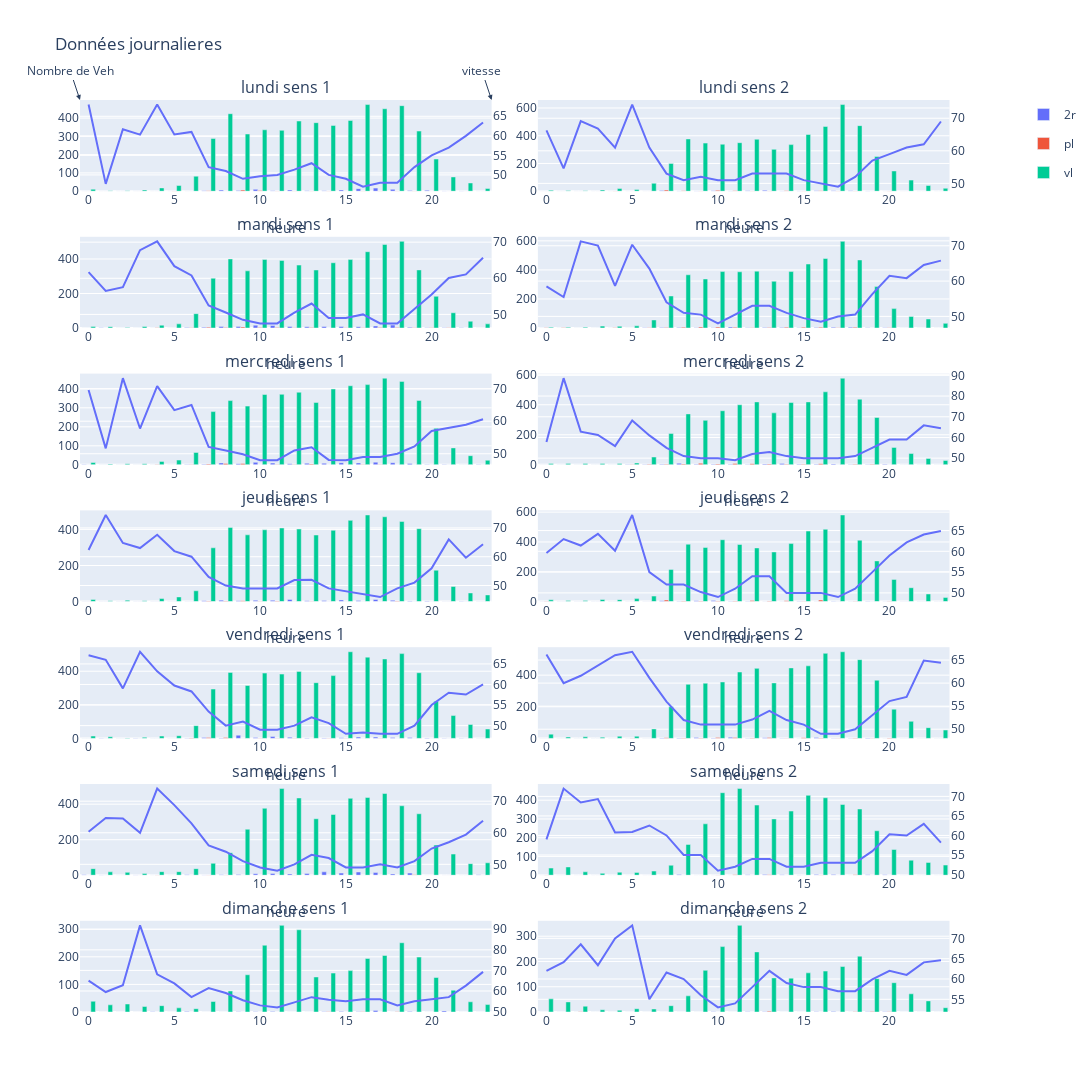

Source (notebook cell):
### Code cell
fig = make_subplots(rows=7, cols=2, specs=[[{"secondary_y": True},{"secondary_y": True}],[{"secondary_y": True},{"secondary_y": True}],[{"secondary_y": True},{"secondary_y": True}],[{"secondary_y": True},{"secondary_y": True}],
                   [{"secondary_y": True},{"secondary_y": True}],[{"secondary_y": True},{"secondary_y": True}],[{"secondary_y": True},{"secondary_y": True}]],
                   subplot_titles=[j+' '+s for j in ('lundi', 'mardi', 'mercredi', 'jeudi','vendredi','samedi','dimanche') for s in ('sens 1','sens 2')],
                   horizontal_spacing=0.05,
                   vertical_spacing =0.05)
#donnees
data=cpt.dfMoyenne[['jour','heure','sens','v85']].drop_duplicates()



#ajout des differents cas : pour chaque jour et cahque sens
for i in range(7) :
    for j in range(1,3) : 
        traf=cpt.dfMoyenne.loc[(cpt.dfMoyenne.jour==i) & (cpt.dfMoyenne.sens==f'sens{j}') & (cpt.dfMoyenne.type_veh.isin(('vl','pl','2r')))][['jour','heure','sens','type_veh','nbVeh']]
        data_j=data.loc[(data.jour==i) & (data.sens==f'sens{j}')]
        fig1 = px.line(data_j,x='heure', y='v85')
        fig2 = px.bar(traf,x='heure', y='nbVeh', color='type_veh',barmode='group' )
        f1,f2, f3, f4=fig1['data'][0],fig2['data'][0],fig2['data'][1],fig2['data'][2]
        if i!=0 or j!=1 : 
            f2.showlegend=False  
            f3.showlegend=False 
            f4.showlegend=False 
        fig.add_trace(f1, row=i+1, col=j,secondary_y=True)
        fig.add_trace(f2, row=i+1, col=j)
        fig.add_trace(f3, row=i+1, col=j)
        fig.add_trace(f4, row=i+1, col=j)
        fig.update_xaxes(title_text="heure", row=i, col=j)
        #fig.update_yaxes(title_text="Nb Veh", row=i, col=j)
fig.update_layout(height=3000, width=1500,title_text="Données journalieres")
fig.add_annotation(xref="x domain",yref="y domain",x=0.0, y=1, text="Nombre de Veh",arrowhead=2)
fig.add_annotation(xref="x domain",yref="y domain",x=1, y=1, text="vitesse", arrowhead=2)

### Figure 1 — Plotly figure (JSON) as saved in the notebook; plotly's stock layout.template omitted (floating-point values rounded to 4 significant figures)
{"data": [{"hovertemplate": "heure=%{x}<br>v85=%{y}<extra></extra>", "legendgroup": "", "line": {"color": "#636efa", "dash": "solid"}, "mode": "lines", "name": "", "orientation": "v", "showlegend": false, "type": "scatter", "x": [0, 1, 2, 3, 4, 5, 6, 7, 8, 9, 10, 11, 12, 13, 14, 15, 16, 17, 18, 19, 20, 21, 22, 23], "xaxis": "x", "y": [68, 47.7, 61.7, 60.3, 68, 60.35, 61, 52, 51, 49, 49.65, 50, 51.35, 53, 50, 49, 47, 48, 48, 52, 55, 57, 60, 63.4], "yaxis": "y2"}, {"alignmentgroup": "True", "hovertemplate": "type_veh=2r<br>heure=%{x}<br>nbVeh=%{y}<extra></extra>", "legendgroup": "2r", "marker": {"color": "#636efa"}, "name": "2r", "offsetgroup": "2r", "orientation": "v", "showlegend": true, "textposition": "auto", "type": "bar", "x": [0, 1, 2, 3, 4, 5, 6, 7, 8, 9, 10, 11, 12, 13, 14, 15, 16, 17, 18, 19, 20, 21, 22, 23], "xaxis": "x", "y": [0, 0, 0, 0, 0, 0, 0, 3, 6, 4, 10, 3, 7, 2, 3, 7, 14, 17, 10, 4, 5, 1, 1, 0], "yaxis": "y"}, {"alignmentgroup": "True", "hovertemplate": "type_veh=pl<br>heure=%{x}<br>nbVeh=%{y}<extra></extra>", "legendgroup": "pl", "marker": {"color": "#EF553B"}, "name": "pl", "offsetgroup": "pl", "orientation": "v", "showlegend": true, "textposition": "auto", "type": "bar", "x": [0, 1, 2, 3, 4, 5, 6, 7, 8, 9, 10, 11, 12, 13, 14, 15, 16, 17, 18, 19, 20, 21, 22, 23], "xaxis": "x", "y": [0, 0, 0, 0, 0, 1, 0, 3, 0, 6, 4, 1, 1, 1, 1, 0, 1, 1, 1, 1, 0, 0, 0, 0], "yaxis": "y"}, {"alignmentgroup": "True", "hovertemplate": "type_veh=vl<br>heure=%{x}<br>nbVeh=%{y}<extra></extra>", "legendgroup": "vl", "marker": {"color": "#00cc96"}, "name": "vl", "offsetgroup": "vl", "orientation": "v", "showlegend": true, "textposition": "auto", "type": "bar", "x": [0, 1, 2, 3, 4, 5, 6, 7, 8, 9, 10, 11, 12, 13, 14, 15, 16, 17, 18, 19, 20, 21, 22, 23], "xaxis": "x", "y": [11, 3, 3, 7, 18, 31, 82, 288, 424, 313, 336, 333, 384, 375, 360, 387, 474, 451, 468, 329, 176, 78, 45, 15], "yaxis": "y"}, {"hovertemplate": "heure=%{x}<br>v85=%{y}<extra></extra>", "legendgroup": "", "line": {"color": "#636efa", "dash": "solid"}, "mode": "lines", "name": "", "orientation": "v", "showlegend": false, "type": "scatter", "x": [0, 1, 2, 3, 4, 5, 6, 7, 8, 9, 10, 11, 12, 13, 14, 15, 16, 17, 18, 19, 20, 21, 22, 23], "xaxis": "x2", "y": [66.3, 54.6, 69.1, 66.8, 61, 74.2, 61, 53, 51, 52, 51, 51, 53, 53, 53, 51, 50, 49, 52, 57, 59, 61, 62, 69], "yaxis": "y4"}, {"alignmentgroup": "True", "hovertemplate": "type_veh=2r<br>heure=%{x}<br>nbVeh=%{y}<extra></extra>", "legendgroup": "2r", "marker": {"color": "#636efa"}, "name": "2r", "offsetgroup": "2r", "orientation": "v", "showlegend": false, "textposition": "auto", "type": "bar", "x": [0, 1, 2, 3, 4, 5, 6, 7, 8, 9, 10, 11, 12, 13, 14, 15, 16, 17, 18, 19, 20, 21, 22, 23], "xaxis": "x2", "y": [0, 0, 0, 0, 0, 0, 0, 5, 2, 1, 3, 1, 3, 6, 1, 1, 3, 3, 3, 1, 0, 0, 0, 0], "yaxis": "y3"}, {"alignmentgroup": "True", "hovertemplate": "type_veh=pl<br>heure=%{x}<br>nbVeh=%{y}<extra></extra>", "legendgroup": "pl", "marker": {"color": "#EF553B"}, "name": "pl", "offsetgroup": "pl", "orientation": "v", "showlegend": false, "textposition": "auto", "type": "bar", "x": [0, 1, 2, 3, 4, 5, 6, 7, 8, 9, 10, 11, 12, 13, 14, 15, 16, 17, 18, 19, 20, 21, 22, 23], "xaxis": "x2", "y": [0, 0, 0, 0, 1, 0, 0, 8, 4, 2, 6, 3, 2, 2, 3, 2, 4, 2, 2, 0, 2, 0, 0, 0], "yaxis": "y3"}, {"alignmentgroup": "True", "hovertemplate": "type_veh=vl<br>heure=%{x}<br>nbVeh=%{y}<extra></extra>", "legendgroup": "vl", "marker": {"color": "#00cc96"}, "name": "vl", "offsetgroup": "vl", "orientation": "v", "showlegend": false, "textposition": "auto", "type": "bar", "x": [0, 1, 2, 3, 4, 5, 6, 7, 8, 9, 10, 11, 12, 13, 14, 15, 16, 17, 18, 19, 20, 21, 22, 23], "xaxis": "x2", "y": [7, 5, 3, 9, 20, 13, 57, 200, 377, 347, 339, 350, 375, 302, 336, 409, 467, 625, 473, 251, 146, 80, 41, 21], "yaxis": "y3"}, {"hovertemplate": "heure=%{x}<br>v85=%{y}<extra></extra>", "legendgroup": "", "line": {"color": "#636efa", "dash": "solid"}, "mode": "lines", "name": "", "orientation": "v", "showlegend": false, "type": "scatter", "x": [0, 1, 2, 3, 4, 5, 6, 7, 8, 9, 10, 11, 12, 13, 14, 15, 16, 17, 18, 19, 20, 21, 22, 23], "xaxis": "x3", "y": [61.7, 56.5, 57.52, 67.8, 70.22, 63.35, 60.77, 52.5, 50.53, 48.5, 47.5, 47.5, 50.5, 53, 49, 49, 50, 47.5, 47.5, 51.5, 55.5, 60.08, 61.08, 65.7], "yaxis": "y6"}, {"alignmentgroup": "True", "hovertemplate": "type_veh=2r<br>heure=%{x}<br>nbVeh=%{y}<extra></extra>", "legendgroup": "2r", "marker": {"color": "#636efa"}, "name": "2r", "offsetgroup": "2r", "orientation": "v", "showlegend": false, "textposition": "auto", "type": "bar", "x": [0, 1, 2, 3, 4, 5, 6, 7, 8, 9, 10, 11, 12, 13, 14, 15, 16, 17, 18, 19, 20, 21, 22, 23], "xaxis": "x3", "y": [0, 1.5, 0, 0, 0.5, 0, 3, 4, 8, 8, 16.5, 14.5, 8.5, 7, 8.5, 8.5, 7.5, 12, 17, 4, 1, 1, 1, 0], "yaxis": "y5"}, {"alignmentgroup": "True", "hovertemplate": "type_veh=pl<br>heure=%{x}<br>nbVeh=%{y}<extra></extra>", "legendgroup": "pl", "marker": {"color": "#EF553B"}, "name": "pl", "offsetgroup": "pl", "orientation": "v", "showlegend": false, "textposition": "auto", "type": "bar", "x": [0, 1, 2, 3, 4, 5, 6, 7, 8, 9, 10, 11, 12, 13, 14, 15, 16, 17, 18, 19, 20, 21, 22, 23], "xaxis": "x3", "y": [0.5, 0, 0.5, 0.5, 1, 0.5, 1, 5, 2.5, 6, 2.5, 2.5, 1.5, 3, 0.5, 1, 2, 2.5, 2.5, 1, 1, 1, 0, 0], "yaxis": "y5"}, {"alignmentgroup": "True", "hovertemplate": "type_veh=vl<br>heure=%{x}<br>nbVeh=%{y}<extra></extra>", "legendgroup": "vl", "marker": {"color": "#00cc96"}, "name": "vl", "offsetgroup": "vl", "orientation": "v", "showlegend": false, "textposition": "auto", "type": "bar", "x": [0, 1, 2, 3, 4, 5, 6, 7, 8, 9, 10, 11, 12, 13, 14, 15, 16, 17, 18, 19, 20, 21, 22, 23], "xaxis": "x3", "y": [8, 7.5, 3.5, 8.5, 16.5, 24, 83, 288.5, 400.5, 331.5, 397.5, 392, 365, 336.5, 378.5, 397, 442.5, 484.5, 502.5, 337, 184, 88.5, 39.5, 24], "yaxis": "y5"}, {"hovertemplate": "heure=%{x}<br>v85=%{y}<extra></extra>", "legendgroup": "", "line": {"color": "#636efa", "dash": "solid"}, "mode": "lines", "name": "", "orientation": "v", "showlegend": false, "type": "scatter", "x": [0, 1, 2, 3, 4, 5, 6, 7, 8, 9, 10, 11, 12, 13, 14, 15, 16, 17, 18, 19, 20, 21, 22, 23], "xaxis": "x4", "y": [58.5, 55.48, 71.25, 70.05, 58.65, 70.3, 63.52, 54, 51, 50.5, 48, 50.5, 53, 53, 51, 49.5, 48.5, 49.97, 50.5, 56.3, 61.5, 60.83, 64.58, 65.8], "yaxis": "y8"}, {"alignmentgroup": "True", "hovertemplate": "type_veh=2r<br>heure=%{x}<br>nbVeh=%{y}<extra></extra>", "legendgroup": "2r", "marker": {"color": "#636efa"}, "name": "2r", "offsetgroup": "2r", "orientation": "v", "showlegend": false, "textposition": "auto", "type": "bar", "x": [0, 1, 2, 3, 4, 5, 6, 7, 8, 9, 10, 11, 12, 13, 14, 15, 16, 17, 18, 19, 20, 21, 22, 23], "xaxis": "x4", "y": [0.5, 0, 0, 0, 0, 0, 1, 3.5, 4, 2.5, 1.5, 7.5, 1, 3.5, 3, 2.5, 4, 4.5, 5.5, 2, 1, 0.5, 0, 0], "yaxis": "y7"}, {"alignmentgroup": "True", "hovertemplate": "type_veh=pl<br>heure=%{x}<br>nbVeh=%{y}<extra></extra>", "legendgroup": "pl", "marker": {"color": "#EF553B"}, "name": "pl", "offsetgroup": "pl", "orientation": "v", "showlegend": false, "textposition": "auto", "type": "bar", "x": [0, 1, 2, 3, 4, 5, 6, 7, 8, 9, 10, 11, 12, 13, 14, 15, 16, 17, 18, 19, 20, 21, 22, 23], "xaxis": "x4", "y": [2, 1, 0, 0.5, 1, 0, 1, 3.5, 5.5, 7, 6.5, 5, 2, 3.5, 5.5, 6, 5.5, 2, 5, 0.5, 1.5, 0.5, 0, 0], "yaxis": "y7"}, {"alignmentgroup": "True", "hovertemplate": "type_veh=vl<br>heure=%{x}<br>nbVeh=%{y}<extra></extra>", "legendgroup": "vl", "marker": {"color": "#00cc96"}, "name": "vl", "offsetgroup": "vl", "orientation": "v", "showlegend": false, "textposition": "auto", "type": "bar", "x": [0, 1, 2, 3, 4, 5, 6, 7, 8, 9, 10, 11, 12, 13, 14, 15, 16, 17, 18, 19, 20, 21, 22, 23], "xaxis": "x4", "y": [6, 5, 6, 13, 12, 15, 55.5, 220.5, 366.5, 337.5, 388.5, 387, 391.5, 321.5, 388.5, 440.5, 478.5, 596.5, 468.5, 285, 133.5, 79.5, 62, 32], "yaxis": "y7"}, {"hovertemplate": "heure=%{x}<br>v85=%{y}<extra></extra>", "legendgroup": "", "line": {"color": "#636efa", "dash": "solid"}, "mode": "lines", "name": "", "orientation": "v", "showlegend": false, "type": "scatter", "x": [0, 1, 2, 3, 4, 5, 6, 7, 8, 9, 10, 11, 12, 13, 14, 15, 16, 17, 18, 19, 20, 21, 22, 23], "xaxis": "x5", "y": [69.6, 51.65, 73.25, 57.75, 70.8, 63.4, 65, 52.1, 51, 49.85, 48, 48, 51, 52, 48.1, 48, 49, 49, 50, 52.25, 57, 58, 58.9, 60.6], "yaxis": "y10"}, {"alignmentgroup": "True", "hovertemplate": "type_veh=2r<br>heure=%{x}<br>nbVeh=%{y}<extra></extra>", "legendgroup": "2r", "marker": {"color": "#636efa"}, "name": "2r", "offsetgroup": "2r", "orientation": "v", "showlegend": false, "textposition": "auto", "type": "bar", "x": [0, 1, 2, 3, 4, 5, 6, 7, 8, 9, 10, 11, 12, 13, 14, 15, 16, 17, 18, 19, 20, 21, 22, 23], "xaxis": "x5", "y": [1, 0, 0, 0, 0, 0, 2, 3, 10, 6, 13, 9, 5, 8, 8, 11, 10, 14, 11, 7, 2, 1, 0, 1], "yaxis": "y9"}, {"alignmentgroup": "True", "hovertemplate": "type_veh=pl<br>heure=%{x}<br>nbVeh=%{y}<extra></extra>", "legendgroup": "pl", "marker": {"color": "#EF553B"}, "name": "pl", "offsetgroup": "pl", "orientation": "v", "showlegend": false, "textposition": "auto", "type": "bar", "x": [0, 1, 2, 3, 4, 5, 6, 7, 8, 9, 10, 11, 12, 13, 14, 15, 16, 17, 18, 19, 20, 21, 22, 23], "xaxis": "x5", "y": [0, 0, 0, 0, 1, 0, 2, 4, 7, 7, 0, 2, 2, 4, 0, 0, 1, 1, 0, 0, 0, 0, 0, 0], "yaxis": "y9"}, {"alignmentgroup": "True", "hovertemplate": "type_veh=vl<br>heure=%{x}<br>nbVeh=%{y}<extra></extra>", "legendgroup": "vl", "marker": {"color": "#00cc96"}, "name": "vl", "offsetgroup": "vl", "orientation": "v", "showlegend": false, "textposition": "auto", "type": "bar", "x": [0, 1, 2, 3, 4, 5, 6, 7, 8, 9, 10, 11, 12, 13, 14, 15, 16, 17, 18, 19, 20, 21, 22, 23], "xaxis": "x5", "y": [12, 4, 6, 6, 18, 25, 65, 280, 338, 309, 370, 371, 382, 328, 399, 416, 422, 456, 439, 339, 192, 89, 48, 24], "yaxis": "y9"}, {"hovertemplate": "heure=%{x}<br>v85=%{y}<extra></extra>", "legendgroup": "", "line": {"color": "#636efa", "dash": "solid"}, "mode": "lines", "name": "", "orientation": "v", "showlegend": false, "type": "scatter", "x": [0, 1, 2, 3, 4, 5, 6, 7, 8, 9, 10, 11, 12, 13, 14, 15, 16, 17, 18, 19, 20, 21, 22, 23], "xaxis": "x6", "y": [57.8, 88.65, 62.8, 61.2, 55.8, 68.25, 61, 55, 51, 50, 50, 49, 52, 53, 51, 50, 50, 50, 51, 55, 59, 59, 65.85, 64.4], "yaxis": "y12"}, {"alignmentgroup": "True", "hovertemplate": "type_veh=2r<br>heure=%{x}<br>nbVeh=%{y}<extra></extra>", "legendgroup": "2r", "marker": {"color": "#636efa"}, "name": "2r", "offsetgroup": "2r", "orientation": "v", "showlegend": false, "textposition": "auto", "type": "bar", "x": [0, 1, 2, 3, 4, 5, 6, 7, 8, 9, 10, 11, 12, 13, 14, 15, 16, 17, 18, 19, 20, 21, 22, 23], "xaxis": "x6", "y": [0, 0, 0, 0, 0, 2, 2, 4, 10, 4, 4, 3, 2, 5, 8, 4, 4, 6, 2, 2, 4, 0, 0, 0], "yaxis": "y11"}, {"alignmentgroup": "True", "hovertemplate": "type_veh=pl<br>heure=%{x}<br>nbVeh=%{y}<extra></extra>", "legendgroup": "pl", "marker": {"color": "#EF553B"}, "name": "pl", "offsetgroup": "pl", "orientation": "v", "showlegend": false, "textposition": "auto", "type": "bar", "x": [0, 1, 2, 3, 4, 5, 6, 7, 8, 9, 10, 11, 12, 13, 14, 15, 16, 17, 18, 19, 20, 21, 22, 23], "xaxis": "x6", "y": [0, 0, 0, 0, 0, 2, 4, 4, 5, 10, 6, 9, 7, 5, 3, 4, 7, 1, 3, 3, 1, 1, 0, 0], "yaxis": "y11"}, {"alignmentgroup": "True", "hovertemplate": "type_veh=vl<br>heure=%{x}<br>nbVeh=%{y}<extra></extra>", "legendgroup": "vl", "marker": {"color": "#00cc96"}, "name": "vl", "offsetgroup": "vl", "orientation": "v", "showlegend": false, "textposition": "auto", "type": "bar", "x": [0, 1, 2, 3, 4, 5, 6, 7, 8, 9, 10, 11, 12, 13, 14, 15, 16, 17, 18, 19, 20, 21, 22, 23], "xaxis": "x6", "y": [9, 8, 9, 9, 9, 12, 52, 208, 339, 296, 360, 400, 419, 346, 415, 419, 486, 577, 437, 315, 116, 75, 42, 29], "yaxis": "y11"}, {"hovertemplate": "heure=%{x}<br>v85=%{y}<extra></extra>", "legendgroup": "", "line": {"color": "#636efa", "dash": "solid"}, "mode": "lines", "name": "", "orientation": "v", "showlegend": false, "type": "scatter", "x": [0, 1, 2, 3, 4, 5, 6, 7, 8, 9, 10, 11, 12, 13, 14, 15, 16, 17, 18, 19, 20, 21, 22, 23], "xaxis": "x7", "y": [62.35, 74.5, 64.8, 63, 67.6, 61.95, 60, 53, 50, 49, 49, 49, 51.9, 52, 49, 48, 47.1, 46, 49, 51, 56, 66, 59.65, 64.35], "yaxis": "y14"}, {"alignmentgroup": "True", "hovertemplate": "type_veh=2r<br>heure=%{x}<br>nbVeh=%{y}<extra></extra>", "legendgroup": "2r", "marker": {"color": "#636efa"}, "name": "2r", "offsetgroup": "2r", "orientation": "v", "showlegend": false, "textposition": "auto", "type": "bar", "x": [0, 1, 2, 3, 4, 5, 6, 7, 8, 9, 10, 11, 12, 13, 14, 15, 16, 17, 18, 19, 20, 21, 22, 23], "xaxis": "x7", "y": [0, 1, 0, 0, 0, 1, 1, 5, 8, 5, 7, 7, 12, 5, 6, 9, 6, 12, 7, 4, 3, 1, 2, 0], "yaxis": "y13"}, {"alignmentgroup": "True", "hovertemplate": "type_veh=pl<br>heure=%{x}<br>nbVeh=%{y}<extra></extra>", "legendgroup": "pl", "marker": {"color": "#EF553B"}, "name": "pl", "offsetgroup": "pl", "orientation": "v", "showlegend": false, "textposition": "auto", "type": "bar", "x": [0, 1, 2, 3, 4, 5, 6, 7, 8, 9, 10, 11, 12, 13, 14, 15, 16, 17, 18, 19, 20, 21, 22, 23], "xaxis": "x7", "y": [0, 0, 1, 0, 0, 1, 1, 3, 3, 5, 2, 3, 1, 2, 1, 1, 1, 1, 3, 0, 1, 0, 0, 1], "yaxis": "y13"}, {"alignmentgroup": "True", "hovertemplate": "type_veh=vl<br>heure=%{x}<br>nbVeh=%{y}<extra></extra>", "legendgroup": "vl", "marker": {"color": "#00cc96"}, "name": "vl", "offsetgroup": "vl", "orientation": "v", "showlegend": false, "textposition": "auto", "type": "bar", "x": [0, 1, 2, 3, 4, 5, 6, 7, 8, 9, 10, 11, 12, 13, 14, 15, 16, 17, 18, 19, 20, 21, 22, 23], "xaxis": "x7", "y": [12, 5, 8, 5, 17, 26, 60, 298, 411, 370, 398, 408, 402, 369, 395, 450, 480, 470, 444, 404, 174, 84, 48, 37], "yaxis": "y13"}, {"hovertemplate": "heure=%{x}<br>v85=%{y}<extra></extra>", "legendgroup": "", "line": {"color": "#636efa", "dash": "solid"}, "mode": "lines", "name": "", "orientation": "v", "showlegend": false, "type": "scatter", "x": [0, 1, 2, 3, 4, 5, 6, 7, 8, 9, 10, 11, 12, 13, 14, 15, 16, 17, 18, 19, 20, 21, 22, 23], "xaxis": "x8", "y": [59.6, 62.95, 61.4, 64.2, 60.15, 68.75, 55, 52, 52, 50.2, 49, 51, 54, 54, 50, 50, 50, 49, 51, 55, 59, 62.15, 64.05, 64.9], "yaxis": "y16"}, {"alignmentgroup": "True", "hovertemplate": "type_veh=2r<br>heure=%{x}<br>nbVeh=%{y}<extra></extra>", "legendgroup": "2r", "marker": {"color": "#636efa"}, "name": "2r", "offsetgroup": "2r", "orientation": "v", "showlegend": false, "textposition": "auto", "type": "bar", "x": [0, 1, 2, 3, 4, 5, 6, 7, 8, 9, 10, 11, 12, 13, 14, 15, 16, 17, 18, 19, 20, 21, 22, 23], "xaxis": "x8", "y": [0, 0, 0, 0, 0, 0, 0, 5, 2, 6, 8, 2, 2, 1, 0, 2, 1, 3, 1, 2, 1, 0, 1, 0], "yaxis": "y15"}, {"alignmentgroup": "True", "hovertemplate": "type_veh=pl<br>heure=%{x}<br>nbVeh=%{y}<extra></extra>", "legendgroup": "pl", "marker": {"color": "#EF553B"}, "name": "pl", "offsetgroup": "pl", "orientation": "v", "showlegend": false, "textposition": "auto", "type": "bar", "x": [0, 1, 2, 3, 4, 5, 6, 7, 8, 9, 10, 11, 12, 13, 14, 15, 16, 17, 18, 19, 20, 21, 22, 23], "xaxis": "x8", "y": [2, 0, 1, 0, 1, 0, 0, 10, 4, 4, 4, 4, 7, 4, 5, 3, 10, 1, 2, 0, 2, 1, 0, 0], "yaxis": "y15"}, {"alignmentgroup": "True", "hovertemplate": "type_veh=vl<br>heure=%{x}<br>nbVeh=%{y}<extra></extra>", "legendgroup": "vl", "marker": {"color": "#00cc96"}, "name": "vl", "offsetgroup": "vl", "orientation": "v", "showlegend": false, "textposition": "auto", "type": "bar", "x": [0, 1, 2, 3, 4, 5, 6, 7, 8, 9, 10, 11, 12, 13, 14, 15, 16, 17, 18, 19, 20, 21, 22, 23], "xaxis": "x8", "y": [12, 8, 8, 14, 13, 20, 37, 216, 385, 363, 415, 383, 360, 333, 389, 473, 485, 581, 412, 273, 149, 93, 51, 28], "yaxis": "y15"}, {"hovertemplate": "heure=%{x}<br>v85=%{y}<extra></extra>", "legendgroup": "", "line": {"color": "#636efa", "dash": "solid"}, "mode": "lines", "name": "", "orientation": "v", "showlegend": false, "type": "scatter", "x": [0, 1, 2, 3, 4, 5, 6, 7, 8, 9, 10, 11, 12, 13, 14, 15, 16, 17, 18, 19, 20, 21, 22, 23], "xaxis": "x9", "y": [67.1, 66, 59.05, 67.95, 63.2, 59.75, 58.3, 53.4, 50, 51, 49, 49, 50, 52, 50.6, 48, 48.35, 48, 48, 50, 55, 58, 57.55, 60], "yaxis": "y18"}, {"alignmentgroup": "True", "hovertemplate": "type_veh=2r<br>heure=%{x}<br>nbVeh=%{y}<extra></extra>", "legendgroup": "2r", "marker": {"color": "#636efa"}, "name": "2r", "offsetgroup": "2r", "orientation": "v", "showlegend": false, "textposition": "auto", "type": "bar", "x": [0, 1, 2, 3, 4, 5, 6, 7, 8, 9, 10, 11, 12, 13, 14, 15, 16, 17, 18, 19, 20, 21, 22, 23], "xaxis": "x9", "y": [0, 1, 0, 1, 0, 0, 1, 6, 2, 19, 6, 11, 7, 3, 2, 4, 8, 8, 6, 6, 2, 1, 1, 0], "yaxis": "y17"}, {"alignmentgroup": "True", "hovertemplate": "type_veh=pl<br>heure=%{x}<br>nbVeh=%{y}<extra></extra>", "legendgroup": "pl", "marker": {"color": "#EF553B"}, "name": "pl", "offsetgroup": "pl", "orientation": "v", "showlegend": false, "textposition": "auto", "type": "bar", "x": [0, 1, 2, 3, 4, 5, 6, 7, 8, 9, 10, 11, 12, 13, 14, 15, 16, 17, 18, 19, 20, 21, 22, 23], "xaxis": "x9", "y": [0, 0, 0, 0, 0, 0, 2, 5, 5, 0, 1, 1, 1, 0, 1, 1, 0, 1, 0, 0, 0, 0, 0, 0], "yaxis": "y17"}, {"alignmentgroup": "True", "hovertemplate": "type_veh=vl<br>heure=%{x}<br>nbVeh=%{y}<extra></extra>", "legendgroup": "vl", "marker": {"color": "#00cc96"}, "name": "vl", "offsetgroup": "vl", "orientation": "v", "showlegend": false, "textposition": "auto", "type": "bar", "x": [0, 1, 2, 3, 4, 5, 6, 7, 8, 9, 10, 11, 12, 13, 14, 15, 16, 17, 18, 19, 20, 21, 22, 23], "xaxis": "x9", "y": [14, 10, 2, 7, 14, 16, 76, 294, 393, 315, 389, 383, 399, 332, 374, 516, 484, 473, 505, 391, 221, 136, 83, 56], "yaxis": "y17"}, {"hovertemplate": "heure=%{x}<br>v85=%{y}<extra></extra>", "legendgroup": "", "line": {"color": "#636efa", "dash": "solid"}, "mode": "lines", "name": "", "orientation": "v", "showlegend": false, "type": "scatter", "x": [0, 1, 2, 3, 4, 5, 6, 7, 8, 9, 10, 11, 12, 13, 14, 15, 16, 17, 18, 19, 20, 21, 22, 23], "xaxis": "x10", "y": [66.2, 60, 61.6, 63.85, 66.05, 66.8, 61.15, 56, 52, 51, 51, 51, 52.1, 54, 52, 51, 49, 49, 50, 53, 56.1, 57, 64.9, 64.4], "yaxis": "y20"}, {"alignmentgroup": "True", "hovertemplate": "type_veh=2r<br>heure=%{x}<br>nbVeh=%{y}<extra></extra>", "legendgroup": "2r", "marker": {"color": "#636efa"}, "name": "2r", "offsetgroup": "2r", "orientation": "v", "showlegend": false, "textposition": "auto", "type": "bar", "x": [0, 1, 2, 3, 4, 5, 6, 7, 8, 9, 10, 11, 12, 13, 14, 15, 16, 17, 18, 19, 20, 21, 22, 23], "xaxis": "x10", "y": [0, 0, 0, 0, 0, 0, 0, 3, 3, 5, 2, 7, 1, 4, 1, 0, 5, 1, 1, 3, 0, 0, 0, 0], "yaxis": "y19"}, {"alignmentgroup": "True", "hovertemplate": "type_veh=pl<br>heure=%{x}<br>nbVeh=%{y}<extra></extra>", "legendgroup": "pl", "marker": {"color": "#EF553B"}, "name": "pl", "offsetgroup": "pl", "orientation": "v", "showlegend": false, "textposition": "auto", "type": "bar", "x": [0, 1, 2, 3, 4, 5, 6, 7, 8, 9, 10, 11, 12, 13, 14, 15, 16, 17, 18, 19, 20, 21, 22, 23], "xaxis": "x10", "y": [0, 0, 0, 0, 0, 1, 0, 4, 3, 3, 5, 6, 3, 6, 1, 4, 3, 1, 2, 1, 2, 0, 0, 0], "yaxis": "y19"}, {"alignmentgroup": "True", "hovertemplate": "type_veh=vl<br>heure=%{x}<br>nbVeh=%{y}<extra></extra>", "legendgroup": "vl", "marker": {"color": "#00cc96"}, "name": "vl", "offsetgroup": "vl", "orientation": "v", "showlegend": false, "textposition": "auto", "type": "bar", "x": [0, 1, 2, 3, 4, 5, 6, 7, 8, 9, 10, 11, 12, 13, 14, 15, 16, 17, 18, 19, 20, 21, 22, 23], "xaxis": "x10", "y": [27, 9, 10, 8, 14, 14, 60, 200, 342, 349, 357, 420, 443, 351, 446, 459, 538, 548, 498, 368, 185, 108, 68, 53], "yaxis": "y19"}, {"hovertemplate": "heure=%{x}<br>v85=%{y}<extra></extra>", "legendgroup": "", "line": {"color": "#636efa", "dash": "solid"}, "mode": "lines", "name": "", "orientation": "v", "showlegend": false, "type": "scatter", "x": [0, 1, 2, 3, 4, 5, 6, 7, 8, 9, 10, 11, 12, 13, 14, 15, 16, 17, 18, 19, 20, 21, 22, 23], "xaxis": "x11", "y": [60.3, 64.65, 64.5, 60, 74, 68.75, 63, 56, 54, 51, 49, 48, 50, 53, 52, 49, 49, 50, 49, 51, 55, 57, 59.4, 63.8], "yaxis": "y22"}, {"alignmentgroup": "True", "hovertemplate": "type_veh=2r<br>heure=%{x}<br>nbVeh=%{y}<extra></extra>", "legendgroup": "2r", "marker": {"color": "#636efa"}, "name": "2r", "offsetgroup": "2r", "orientation": "v", "showlegend": false, "textposition": "auto", "type": "bar", "x": [0, 1, 2, 3, 4, 5, 6, 7, 8, 9, 10, 11, 12, 13, 14, 15, 16, 17, 18, 19, 20, 21, 22, 23], "xaxis": "x11", "y": [2, 1, 0, 1, 0, 0, 2, 1, 2, 4, 8, 10, 7, 10, 19, 12, 18, 15, 7, 12, 0, 0, 0, 3], "yaxis": "y21"}, {"alignmentgroup": "True", "hovertemplate": "type_veh=pl<br>heure=%{x}<br>nbVeh=%{y}<extra></extra>", "legendgroup": "pl", "marker": {"color": "#EF553B"}, "name": "pl", "offsetgroup": "pl", "orientation": "v", "showlegend": false, "textposition": "auto", "type": "bar", "x": [0, 1, 2, 3, 4, 5, 6, 7, 8, 9, 10, 11, 12, 13, 14, 15, 16, 17, 18, 19, 20, 21, 22, 23], "xaxis": "x11", "y": [0, 0, 0, 0, 1, 0, 0, 1, 1, 0, 0, 0, 1, 0, 0, 0, 0, 0, 0, 2, 0, 0, 0, 0], "yaxis": "y21"}, {"alignmentgroup": "True", "hovertemplate": "type_veh=vl<br>heure=%{x}<br>nbVeh=%{y}<extra></extra>", "legendgroup": "vl", "marker": {"color": "#00cc96"}, "name": "vl", "offsetgroup": "vl", "orientation": "v", "showlegend": false, "textposition": "auto", "type": "bar", "x": [0, 1, 2, 3, 4, 5, 6, 7, 8, 9, 10, 11, 12, 13, 14, 15, 16, 17, 18, 19, 20, 21, 22, 23], "xaxis": "x11", "y": [37, 19, 16, 9, 20, 20, 37, 67, 127, 259, 377, 488, 435, 318, 342, 433, 438, 460, 391, 346, 170, 119, 65, 70], "yaxis": "y21"}, {"hovertemplate": "heure=%{x}<br>v85=%{y}<extra></extra>", "legendgroup": "", "line": {"color": "#636efa", "dash": "solid"}, "mode": "lines", "name": "", "orientation": "v", "showlegend": false, "type": "scatter", "x": [0, 1, 2, 3, 4, 5, 6, 7, 8, 9, 10, 11, 12, 13, 14, 15, 16, 17, 18, 19, 20, 21, 22, 23], "xaxis": "x12", "y": [59, 72, 68.45, 69.3, 60.75, 60.9, 62.55, 60, 55, 55, 51, 52, 54, 54, 52, 52, 53, 53, 53, 56, 60.3, 60, 62.95, 58.15], "yaxis": "y24"}, {"alignmentgroup": "True", "hovertemplate": "type_veh=2r<br>heure=%{x}<br>nbVeh=%{y}<extra></extra>", "legendgroup": "2r", "marker": {"color": "#636efa"}, "name": "2r", "offsetgroup": "2r", "orientation": "v", "showlegend": false, "textposition": "auto", "type": "bar", "x": [0, 1, 2, 3, 4, 5, 6, 7, 8, 9, 10, 11, 12, 13, 14, 15, 16, 17, 18, 19, 20, 21, 22, 23], "xaxis": "x12", "y": [0, 0, 0, 0, 0, 0, 0, 0, 4, 0, 0, 0, 3, 4, 3, 1, 4, 4, 0, 2, 2, 0, 0, 0], "yaxis": "y23"}, {"alignmentgroup": "True", "hovertemplate": "type_veh=pl<br>heure=%{x}<br>nbVeh=%{y}<extra></extra>", "legendgroup": "pl", "marker": {"color": "#EF553B"}, "name": "pl", "offsetgroup": "pl", "orientation": "v", "showlegend": false, "textposition": "auto", "type": "bar", "x": [0, 1, 2, 3, 4, 5, 6, 7, 8, 9, 10, 11, 12, 13, 14, 15, 16, 17, 18, 19, 20, 21, 22, 23], "xaxis": "x12", "y": [1, 0, 0, 0, 0, 0, 0, 0, 0, 0, 1, 2, 0, 2, 0, 0, 1, 0, 2, 0, 0, 0, 0, 0], "yaxis": "y23"}, {"alignmentgroup": "True", "hovertemplate": "type_veh=vl<br>heure=%{x}<br>nbVeh=%{y}<extra></extra>", "legendgroup": "vl", "marker": {"color": "#00cc96"}, "name": "vl", "offsetgroup": "vl", "orientation": "v", "showlegend": false, "textposition": "auto", "type": "bar", "x": [0, 1, 2, 3, 4, 5, 6, 7, 8, 9, 10, 11, 12, 13, 14, 15, 16, 17, 18, 19, 20, 21, 22, 23], "xaxis": "x12", "y": [38, 44, 18, 10, 16, 15, 22, 53, 164, 274, 440, 462, 374, 300, 342, 426, 413, 377, 353, 237, 137, 80, 68, 54], "yaxis": "y23"}, {"hovertemplate": "heure=%{x}<br>v85=%{y}<extra></extra>", "legendgroup": "", "line": {"color": "#636efa", "dash": "solid"}, "mode": "lines", "name": "", "orientation": "v", "showlegend": false, "type": "scatter", "x": [0, 1, 2, 3, 4, 5, 6, 7, 8, 9, 10, 11, 12, 13, 14, 15, 16, 17, 18, 19, 20, 21, 22, 23], "xaxis": "x13", "y": [65, 59.5, 62.8, 91.9, 68.1, 63.7, 57, 61.45, 59, 55.5, 53, 52, 54.45, 57, 55.7, 55, 56, 56, 53, 55, 56, 57, 62.6, 69.3], "yaxis": "y26"}, {"alignmentgroup": "True", "hovertemplate": "type_veh=2r<br>heure=%{x}<br>nbVeh=%{y}<extra></extra>", "legendgroup": "2r", "marker": {"color": "#636efa"}, "name": "2r", "offsetgroup": "2r", "orientation": "v", "showlegend": false, "textposition": "auto", "type": "bar", "x": [0, 1, 2, 3, 4, 5, 6, 7, 8, 9, 10, 11, 12, 13, 14, 15, 16, 17, 18, 19, 20, 21, 22, 23], "xaxis": "x13", "y": [0, 0, 0, 0, 1, 0, 2, 0, 0, 1, 1, 2, 0, 0, 1, 2, 1, 5, 0, 2, 0, 4, 0, 0], "yaxis": "y25"}, {"alignmentgroup": "True", "hovertemplate": "type_veh=pl<br>heure=%{x}<br>nbVeh=%{y}<extra></extra>", "legendgroup": "pl", "marker": {"color": "#EF553B"}, "name": "pl", "offsetgroup": "pl", "orientation": "v", "showlegend": false, "textposition": "auto", "type": "bar", "x": [0, 1, 2, 3, 4, 5, 6, 7, 8, 9, 10, 11, 12, 13, 14, 15, 16, 17, 18, 19, 20, 21, 22, 23], "xaxis": "x13", "y": [0, 0, 0, 0, 0, 0, 0, 0, 0, 0, 0, 0, 0, 0, 1, 0, 1, 0, 1, 0, 0, 0, 0, 0], "yaxis": "y25"}, {"alignmentgroup": "True", "hovertemplate": "type_veh=vl<br>heure=%{x}<br>nbVeh=%{y}<extra></extra>", "legendgroup": "vl", "marker": {"color": "#00cc96"}, "name": "vl", "offsetgroup": "vl", "orientation": "v", "showlegend": false, "textposition": "auto", "type": "bar", "x": [0, 1, 2, 3, 4, 5, 6, 7, 8, 9, 10, 11, 12, 13, 14, 15, 16, 17, 18, 19, 20, 21, 22, 23], "xaxis": "x13", "y": [39, 26, 29, 20, 23, 15, 12, 38, 76, 135, 242, 314, 298, 127, 141, 150, 194, 205, 251, 199, 125, 79, 37, 27], "yaxis": "y25"}, {"hovertemplate": "heure=%{x}<br>v85=%{y}<extra></extra>", "legendgroup": "", "line": {"color": "#636efa", "dash": "solid"}, "mode": "lines", "name": "", "orientation": "v", "showlegend": false, "type": "scatter", "x": [0, 1, 2, 3, 4, 5, 6, 7, 8, 9, 10, 11, 12, 13, 14, 15, 16, 17, 18, 19, 20, 21, 22, 23], "xaxis": "x14", "y": [62, 64.15, 68.55, 63.4, 70, 73.2, 55, 61.6, 60, 56, 53, 54, 58, 62, 59, 58, 58, 57, 57, 59.9, 62, 61, 64.1, 64.6], "yaxis": "y28"}, {"alignmentgroup": "True", "hovertemplate": "type_veh=2r<br>heure=%{x}<br>nbVeh=%{y}<extra></extra>", "legendgroup": "2r", "marker": {"color": "#636efa"}, "name": "2r", "offsetgroup": "2r", "orientation": "v", "showlegend": false, "textposition": "auto", "type": "bar", "x": [0, 1, 2, 3, 4, 5, 6, 7, 8, 9, 10, 11, 12, 13, 14, 15, 16, 17, 18, 19, 20, 21, 22, 23], "xaxis": "x14", "y": [0, 0, 0, 0, 0, 0, 0, 0, 0, 0, 1, 0, 1, 1, 0, 0, 1, 2, 0, 1, 1, 0, 0, 0], "yaxis": "y27"}, {"alignmentgroup": "True", "hovertemplate": "type_veh=pl<br>heure=%{x}<br>nbVeh=%{y}<extra></extra>", "legendgroup": "pl", "marker": {"color": "#EF553B"}, "name": "pl", "offsetgroup": "pl", "orientation": "v", "showlegend": false, "textposition": "auto", "type": "bar", "x": [0, 1, 2, 3, 4, 5, 6, 7, 8, 9, 10, 11, 12, 13, 14, 15, 16, 17, 18, 19, 20, 21, 22, 23], "xaxis": "x14", "y": [0, 0, 1, 0, 0, 0, 0, 0, 0, 0, 0, 0, 0, 3, 0, 0, 0, 0, 1, 2, 1, 0, 0, 0], "yaxis": "y27"}, {"alignmentgroup": "True", "hovertemplate": "type_veh=vl<br>heure=%{x}<br>nbVeh=%{y}<extra></extra>", "legendgroup": "vl", "marker": {"color": "#00cc96"}, "name": "vl", "offsetgroup": "vl", "orientation": "v", "showlegend": false, "textposition": "auto", "type": "bar", "x": [0, 1, 2, 3, 4, 5, 6, 7, 8, 9, 10, 11, 12, 13, 14, 15, 16, 17, 18, 19, 20, 21, 22, 23], "xaxis": "x14", "y": [52, 40, 23, 9, 7, 13, 12, 25, 64, 165, 259, 343, 238, 135, 134, 155, 162, 180, 221, 132, 116, 72, 44, 17], "yaxis": "y27"}], "layout": {"annotations": [{"font": {"size": 16}, "showarrow": false, "text": "lundi sens 1", "x": 0.2225, "xanchor": "center", "xref": "paper", "y": 1, "yanchor": "bottom", "yref": "paper"}, {"font": {"size": 16}, "showarrow": false, "text": "lundi sens 2", "x": 0.7175, "xanchor": "center", "xref": "paper", "y": 1, "yanchor": "bottom", "yref": "paper"}, {"font": {"size": 16}, "showarrow": false, "text": "mardi sens 1", "x": 0.2225, "xanchor": "center", "xref": "paper", "y": 0.85, "yanchor": "bottom", "yref": "paper"}, {"font": {"size": 16}, "showarrow": false, "text": "mardi sens 2", "x": 0.7175, "xanchor": "center", "xref": "paper", "y": 0.85, "yanchor": "bottom", "yref": "paper"}, {"font": {"size": 16}, "showarrow": false, "text": "mercredi sens 1", "x": 0.2225, "xanchor": "center", "xref": "paper", "y": 0.7, "yanchor": "bottom", "yref": "paper"}, {"font": {"size": 16}, "showarrow": false, "text": "mercredi sens 2", "x": 0.7175, "xanchor": "center", "xref": "paper", "y": 0.7, "yanchor": "bottom", "yref": "paper"}, {"font": {"size": 16}, "showarrow": false, "text": "jeudi sens 1", "x": 0.2225, "xanchor": "center", "xref": "paper", "y": 0.55, "yanchor": "bottom", "yref": "paper"}, {"font": {"size": 16}, "showarrow": false, "text": "jeudi sens 2", "x": 0.7175, "xanchor": "center", "xref": "paper", "y": 0.55, "yanchor": "bottom", "yref": "paper"}, {"font": {"size": 16}, "showarrow": false, "text": "vendredi sens 1", "x": 0.2225, "xanchor": "center", "xref": "paper", "y": 0.4, "yanchor": "bottom", "yref": "paper"}, {"font": {"size": 16}, "showarrow": false, "text": "vendredi sens 2", "x": 0.7175, "xanchor": "center", "xref": "paper", "y": 0.4, "yanchor": "bottom", "yref": "paper"}, {"font": {"size": 16}, "showarrow": false, "text": "samedi sens 1", "x": 0.2225, "xanchor": "center", "xref": "paper", "y": 0.25, "yanchor": "bottom", "yref": "paper"}, {"font": {"size": 16}, "showarrow": false, "text": "samedi sens 2", "x": 0.7175, "xanchor": "center", "xref": "paper", "y": 0.25, "yanchor": "bottom", "yref": "paper"}, {"font": {"size": 16}, "showarrow": false, "text": "dimanche sens 1", "x": 0.2225, "xanchor": "center", "xref": "paper", "y": 0.1, "yanchor": "bottom", "yref": "paper"}, {"font": {"size": 16}, "showarrow": false, "text": "dimanche sens 2", "x": 0.7175, "xanchor": "center", "xref": "paper", "y": 0.1, "yanchor": "bottom", "yref": "paper"}, {"arrowhead": 2, "text": "Nombre de Veh", "x": 0, "xref": "x domain", "y": 1, "yref": "y domain"}, {"arrowhead": 2, "text": "vitesse", "x": 1, "xref": "x domain", "y": 1, "yref": "y domain"}], "height": 3000, "title": {"text": "Données journalieres"}, "width": 1500, "xaxis": {"anchor": "y", "autorange": true, "domain": [0, 0.445], "range": [-0.5, 23.5], "title": {"text": "heure"}, "type": "linear"}, "xaxis10": {"anchor": "y19", "autorange": true, "domain": [0.495, 0.94], "range": [-0.5, 23.5], "title": {"text": "heure"}, "type": "linear"}, "xaxis11": {"anchor": "y21", "autorange": true, "domain": [0, 0.445], "range": [-0.5, 23.5], "title": {"text": "heure"}, "type": "linear"}, "xaxis12": {"anchor": "y23", "autorange": true, "domain": [0.495, 0.94], "range": [-0.5, 23.5], "title": {"text": "heure"}, "type": "linear"}, "xaxis13": {"anchor": "y25", "autorange": true, "domain": [0, 0.445], "range": [-0.5, 23.5], "type": "linear"}, "xaxis14": {"anchor": "y27", "autorange": true, "domain": [0.495, 0.94], "range": [-0.5, 23.5], "type": "linear"}, "xaxis2": {"anchor": "y3", "autorange": true, "domain": [0.495, 0.94], "range": [-0.5, 23.5], "title": {"text": "heure"}, "type": "linear"}, "xaxis3": {"anchor": "y5", "autorange": true, "domain": [0, 0.445], "range": [-0.5, 23.5], "title": {"text": "heure"}, "type": "linear"}, "xaxis4": {"anchor": "y7", "autorange": true, "domain": [0.495, 0.94], "range": [-0.5, 23.5], "title": {"text": "heure"}, "type": "linear"}, "xaxis5": {"anchor": "y9", "autorange": true, "domain": [0, 0.445], "range": [-0.5, 23.5], "title": {"text": "heure"}, "type": "linear"}, "xaxis6": {"anchor": "y11", "autorange": true, "domain": [0.495, 0.94], "range": [-0.5, 23.5], "title": {"text": "heure"}, "type": "linear"}, "xaxis7": {"anchor": "y13", "autorange": true, "domain": [0, 0.445], "range": [-0.5, 23.5], "title": {"text": "heure"}, "type": "linear"}, "xaxis8": {"anchor": "y15", "autorange": true, "domain": [0.495, 0.94], "range": [-0.5, 23.5], "title": {"text": "heure"}, "type": "linear"}, "xaxis9": {"anchor": "y17", "autorange": true, "domain": [0, 0.445], "range": [-0.5, 23.5], "title": {"text": "heure"}, "type": "linear"}, "yaxis": {"anchor": "x", "autorange": true, "domain": [0.9, 1], "range": [0, 498.9], "type": "linear"}, "yaxis10": {"anchor": "x5", "autorange": true, "overlaying": "y9", "range": [46.6, 74.65], "side": "right", "type": "linear"}, "yaxis11": {"anchor": "x6", "autorange": true, "domain": [0.6, 0.7], "range": [0, 607.4], "type": "linear"}, "yaxis12": {"anchor": "x6", "autorange": true, "overlaying": "y11", "range": [46.8, 90.85], "side": "right", "type": "linear"}, "yaxis13": {"anchor": "x7", "autorange": true, "domain": [0.45, 0.55], "range": [0, 505.3], "type": "linear"}, "yaxis14": {"anchor": "x7", "autorange": true, "overlaying": "y13", "range": [44.42, 76.08], "side": "right", "type": "linear"}, "yaxis15": {"anchor": "x8", "autorange": true, "domain": [0.45, 0.55], "range": [0, 611.6], "type": "linear"}, "yaxis16": {"anchor": "x8", "autorange": true, "overlaying": "y15", "range": [47.9, 69.85], "side": "right", "type": "linear"}, "yaxis17": {"anchor": "x9", "autorange": true, "domain": [0.3, 0.4], "range": [0, 543.2], "type": "linear"}, "yaxis18": {"anchor": "x9", "autorange": true, "overlaying": "y17", "range": [46.89, 69.06], "side": "right", "type": "linear"}, "yaxis19": {"anchor": "x10", "autorange": true, "domain": [0.3, 0.4], "range": [0, 576.8], "type": "linear"}, "yaxis2": {"anchor": "x", "autorange": true, "overlaying": "y", "range": [45.83, 69.17], "side": "right", "type": "linear"}, "yaxis20": {"anchor": "x10", "autorange": true, "overlaying": "y19", "range": [48.01, 67.79], "side": "right", "type": "linear"}, "yaxis21": {"anchor": "x11", "autorange": true, "domain": [0.15, 0.25], "range": [0, 513.7], "type": "linear"}, "yaxis22": {"anchor": "x11", "autorange": true, "overlaying": "y21", "range": [46.56, 75.44], "side": "right", "type": "linear"}, "yaxis23": {"anchor": "x12", "autorange": true, "domain": [0.15, 0.25], "range": [0, 486.3], "type": "linear"}, "yaxis24": {"anchor": "x12", "autorange": true, "overlaying": "y23", "range": [49.83, 73.17], "side": "right", "type": "linear"}, "yaxis25": {"anchor": "x13", "autorange": true, "domain": [0, 0.1], "range": [0, 330.5], "type": "linear"}, "yaxis26": {"anchor": "x13", "autorange": true, "overlaying": "y25", "range": [49.78, 94.12], "side": "right", "type": "linear"}, "yaxis27": {"anchor": "x14", "autorange": true, "domain": [0, 0.1], "range": [0, 361.1], "type": "linear"}, "yaxis28": {"anchor": "x14", "autorange": true, "overlaying": "y27", "range": [51.88, 74.32], "side": "right", "type": "linear"}, "yaxis3": {"anchor": "x2", "autorange": true, "domain": [0.9, 1], "range": [0, 657.9], "type": "linear"}, "yaxis4": {"anchor": "x2", "autorange": true, "overlaying": "y3", "range": [47.6, 75.6], "side": "right", "type": "linear"}, "yaxis5": {"anchor": "x3", "autorange": true, "domain": [0.75, 0.85], "range": [0, 528.9], "type": "linear"}, "yaxis6": {"anchor": "x3", "autorange": true, "overlaying": "y5", "range": [46.24, 71.49], "side": "right", "type": "linear"}, "yaxis7": {"anchor": "x4", "autorange": true, "domain": [0.75, 0.85], "range": [0, 627.9], "type": "linear"}, "yaxis8": {"anchor": "x4", "autorange": true, "overlaying": "y7", "range": [46.71, 72.54], "side": "right", "type": "linear"}, "yaxis9": {"anchor": "x5", "autorange": true, "domain": [0.6, 0.7], "range": [0, 480], "type": "linear"}}}
